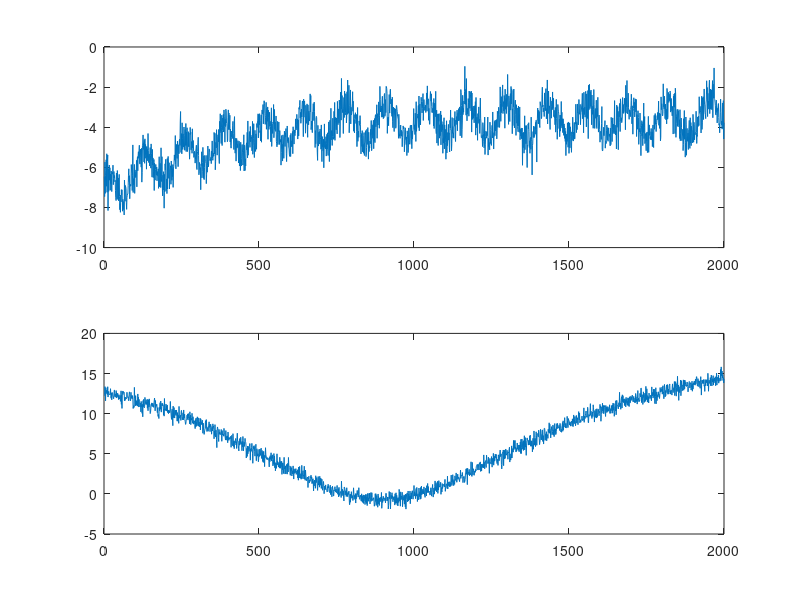

Write MATLAB code to recreate this figure. (Note: this script raises an error after producing the figure.)
matX = load("ASP_Final_Data.mat","matX");
theta_s_noisy = load("ASP_Final_Data.mat","theta_s_noisy");
theta_i_noisy = load("ASP_Final_Data.mat","theta_i_noisy");
matX = matX.matX;
theta_i_noisy = theta_i_noisy.theta_i_noisy;
theta_s_noisy = theta_s_noisy.theta_s_noisy;
t=[1:length(theta_i_noisy)];
figure(1);
subplot(2,1,1);
plot(t,theta_s_noisy);
subplot(2,1,2);
plot(t,theta_i_noisy);
% 
% [~, w] = ASP_RLS(theta_s_noisy, theta_s_noisy, 0.01, 0.5, 10);
% w = w(:,end);
% theta_s_tmp = ([zeros(1,9) theta_s_noisy]);
% theta_s_hat = zeros(size(theta_s_noisy));
% for i = 1:size(theta_s_noisy,2)
%     x = flip(theta_s_tmp(i:i+9));
%     theta_s_hat(i) = x*conj(w);
% end


IMF_set_i = hht(theta_i_noisy, t, 4);
figure(2)
for i = 1:size(IMF_set_i,1)
    subplot(size(IMF_set_i,1),1,i);
    plot(t, IMF_set_i(i,:));
end
figure(3);
recon_i = sum(IMF_set_i(2:end,:),1);
plot(t, theta_i_noisy);
hold on;
plot(t,recon_i);
hold off;

IMF_set_s = hht(theta_s_noisy, t, 3);
figure(4)
for i = 1:size(IMF_set_s,1)
    subplot(size(IMF_set_s,1),1,i);
    plot(t, IMF_set_s(i,:));
end
figure(5);
recon_s = sum(IMF_set_s(3:end,:),1);
plot(t, theta_s_noisy);
hold on;
plot(t,recon_s);
hold off;

figure(6);
plot(t,recon_i);
hold on;
plot(t,recon_s);
hold off;

figure(7);
[~,w]=ASP_RLS(theta_i_noisy, recon_i,0.01, 0.9,10);
theta_i_hat = zeros(size(theta_i_noisy));
tmp = [ones(1,9)*theta_i_noisy(1) theta_i_noisy];
for i = 1:length(theta_i_hat)
    theta_i_hat(i) = w(:,i)'* flip(tmp(i:i+9)).';
end

plot(t, theta_i_noisy);
hold on;
plot(t, theta_i_hat);
hold off;

figure(8);
[~,w]=ASP_RLS(theta_s_noisy, recon_s,0.01, 0.9,10);
theta_s_hat = zeros(size(theta_s_noisy));
tmp = [ones(1,9)*theta_s_noisy(1) theta_s_noisy];
for i = 1:length(theta_s_hat)
    theta_s_hat(i) = w(:,i)'* flip(tmp(i:i+9)).';
end
plot(t, theta_s_noisy);
hold on;
plot(t, theta_s_hat);
hold off;

figure(9);
plot(t, theta_s_hat);
hold on;
plot(t, recon_s);
plot(t, recon_i);
plot(t, theta_i_hat);
hold off;
legend("theta_s_hat","recon_s","recon_i","theta_i_hat");